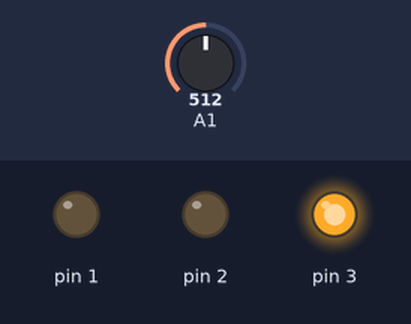
Bench run of a sketch on a simulated Arduino Uno, built with avr-gcc and run on an emulated ATmega328P. Shown: output pins drawn as LEDs (lit = HIGH). The test bench sets the inputs (shaded band); at power-on: A1 = 512. Random numbers use the default seed unless the sketch sets one.

Above: at 0.2 s.
At 0.7 s:
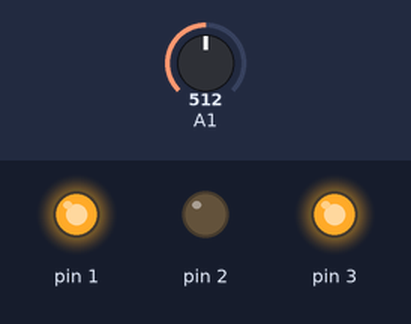
At 5.9 s:
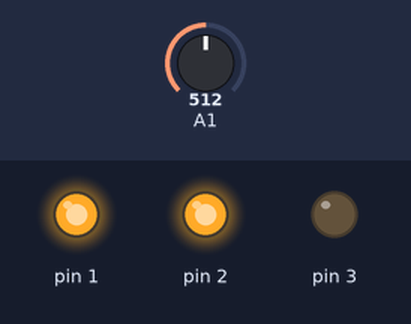
At 6.7 s:
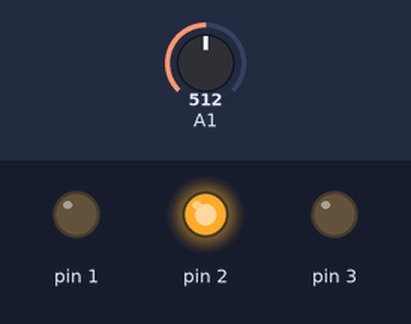
At 7.9 s:
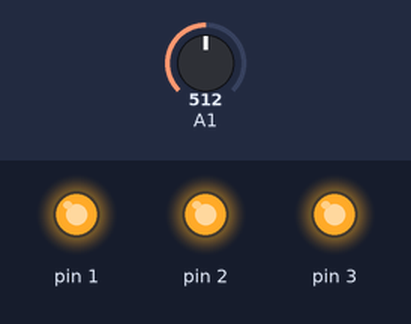
At 11.6 s:
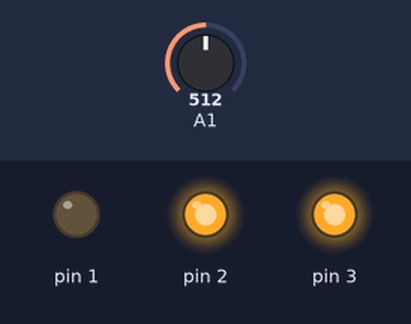
Timing chart, 0 to 13.1 s (numbered marks = the images above):
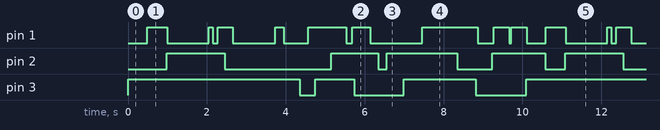

The sketch:

ATtinsal45.ino
```cpp
float t=2.0;
float g=9.81;
float s=0.0;
long t2;
long n;
float e0=-13.6;
float e;
long A,B,r,n2;

long rand1;
long rand2;
long sum,product,divi,sub;
long V,I,R;
long C,H,O,Molwt;

long a,b;
float circ;
long rad;
float pi=3.141;

float spd=10.2;
float th=1.5;
float iq;
char c;
long select;

long rupee;
float Dol;
float Pound;
float Yuan;
long xd;
long ad;
void setup() {
  // put your setup code here, to run once:
pinMode(1, OUTPUT);
pinMode(2, OUTPUT);
pinMode(3, OUTPUT);
}

void loop() {
  // put your main code here, to run repeatedly:
  randomSeed(analogRead(A1));
int sel;
int bd=int(random(20));

  int cd=int(random(10));
  for(int j=0;j<cd;j++){
  ad= random(10000);
  xd=random(ad/1.5);

  for(int i1=0;i1<bd;i1++){
  sel=int(random(6));

  if(sel==0) {
  digitalWrite(3, HIGH); }
  else if(sel==1){ digitalWrite(1, HIGH);  }
  else if(sel==2){ digitalWrite(2, HIGH);  }
  else if(sel==3){ digitalWrite(3,LOW);  }
  else if(sel==4){ digitalWrite(1, LOW);  }
  else if(sel==5){ digitalWrite(2, LOW);  }

  for(long i2=0;i2<(xd)/100;i2++){


  //Maths
    rand1=random(500);
  rand2=random(500);
  product=rand1*rand2;
  sum=rand1+rand2;
  divi=rand1/rand2;
  sub=rand1-rand2;

  //play
    a=random(10);
  b=random(10);
  while( a!=b)
    b=random(10);

       a=random(10);
  b=random(10);
  while( a!=b)
    b=random(10);


  //Physics

  t2=random(500);
  s=0.5*g*t2*t2;
  n=random(100);
  e=e0/n/n;
  //play
    a=random(10);
  b=random(10);
  while( a!=b)
    b=random(10);

        a=random(10);
  b=random(10);
  while( a!=b)
    b=random(10);
  }

  if(select==3){
  //Economics
  B=random(1000);
  r=random(20);
  n2=random(10);
  A=A0*pow((1+r/100.0),n2);

      a=random(10);
  b=random(10);
  while( a!=b)
    b=random(10);

        a=random(10);
  b=random(10);
  while( a!=b)
    b=random(10);


  }
                      // wait for a second
   sel=int(random(2));
    if(sel==0) {
  digitalWrite(1, HIGH); }
  else if(sel==1){ digitalWrite(1,LOW);  }   // turn the LED off by making the voltage LOW
    for(long i3=0;i3<(ad-xd)/100;i3++){


  //Electrical
  I=random(100);
  R=random(10000);
  V=I*I*R;

      a=random(10);
  b=random(10);
  while( a!=b)
    b=random(10);

  a=random(10);
  b=random(10);
  while( a!=b)
    b=random(10);


  //Biochemical
  C=random(20);
  H=random(100);
  O=random(20);
  Molwt=12*C+H+16*O;

  //delay(60000);
  //Guessing game
  a=random(10);
  b=random(10);
  while( a!=b)
    b=random(10);
    a=random(10);
  b=random(10);
  while( a!=b)
    b=random(10);


  rad=random(1000);
  circ=2*pi*rad;

  iq=spd*pow(th,12);

  //char music[28]="CCDCFECCDCGFCCC'AGFBA#A#AFGF";
  //char Joke[43]="How do you call a skeleton? On the telebone";
  // wait for a second
  int a[5]={2,31,4,5,6};
 int temp;
 for(int j=3;j==0;j--){
  for(int i=0;i==j;i++){
    if(a[i]>a[i+1]){
      temp=a[i];
      a[i]=a[i+1];
      a[i+1]=temp;
    }
  }
 }
 rupee=random(1000);
 Dol=rupee*0.013617;
 Pound=rupee*0.010032;
 Yuan=rupee*0.088975;


 }


  }


  }}
```

Measured:
- by itself, pin 2: repeats every 10.1 s: LOW 2.7 s, HIGH 1.2 s, LOW 0.21 s, HIGH 1.8 s, LOW 0.88 s, HIGH 1.4 s, LOW 0.51 s, HIGH 1.5 s
- by itself, pin 3: repeats every 10.1 s: LOW 0.40 s, HIGH 0.99 s, LOW 1.3 s, HIGH 1.8 s, LOW 1.3 s, HIGH 4.4 s
- by itself, pin 1: repeats every 10.1 s: LOW 1.1 s, HIGH 0.11 s, LOW 0.12 s, HIGH 0.39 s, LOW 1.1 s, HIGH 0.21 s, LOW 0.62 s, HIGH 0.97 s, LOW 0.16 s, HIGH 0.45 s, LOW 1.3 s, HIGH 1.4 s, LOW 0.42 s, HIGH 0.39 s, LOW 0.04 s, HIGH 0.40 s, LOW 0.48 s, HIGH 0.50 s
